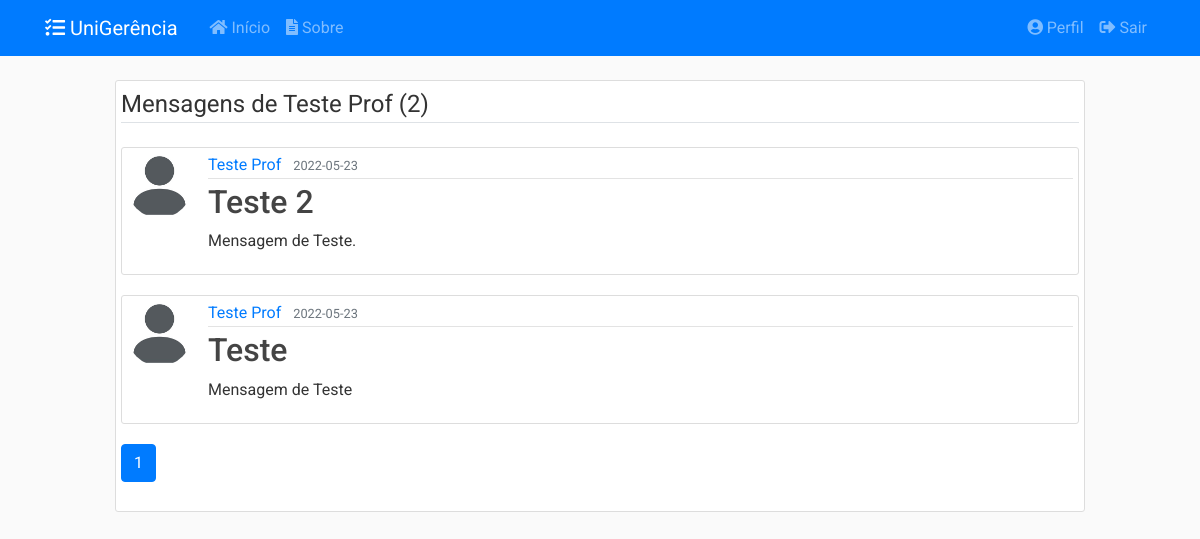
Screenshot of /usuarios/4/posts (signed in) with the database file from the repository.
### app/models/usuarios.py (models this page shows, shortened)
class Usuario(db.Model, UserMixin):
    __tablename__ = 'usuarios'
    __table_args__ = {'extend_existing': True}
    id = db.Column(db.Integer, primary_key=True)
    nome = db.Column(db.String(100), nullable=False)
    identificacao = db.Column(db.String(20), unique=True, nullable=False)
    email = db.Column(db.String(100), unique=True, nullable=False)
    senha = db.Column(db.String(60), nullable=False)
    data_cadastro = db.Column(db.DateTime, nullable=False,
                              default=datetime.now().astimezone(fuso_horario))
    data_atualizacao = db.Column(db.DateTime, nullable=True)
    tipo = db.Column(db.Enum(TipoUsuario), nullable=False)
    ativo = db.Column(db.Boolean, nullable=False, default=True)
    imagem_perfil = db.Column(db.String(20), nullable=False,
                              default='default.jpg')
    posts = db.relationship('Post', backref='autor',
                            foreign_keys='Post.usuario_id', lazy=True)
    recipiente = db.relationship('Post', backref='destinatario',
                                 foreign_keys='Post.destinatario_id', lazy=True)
    solicitacoes = db.relationship('Solicitacao', backref='autor', lazy=True)
    relatorios = db.relationship('Relatorio', backref='autor', lazy=True)
    def recupera_id(usuario_id):
        return Usuario.query.filter_by(id=usuario_id).filter_by(ativo=True).first_or_404()

### app/models/posts.py (models this page shows, shortened)
class Post(db.Model):
    __tablename__ = 'posts'
    __table_args__ = {'extend_existing': True}
    id = db.Column(db.Integer, primary_key=True)
    titulo = db.Column(db.String(100), nullable=False)
    data_postado = db.Column(db.DateTime, nullable=False,
                             default=datetime.now().astimezone(fuso_horario))
    data_atualizacao = db.Column(db.DateTime, nullable=True)
    conteudo = db.Column(db.Text, nullable=False)
    ativo = db.Column(db.Boolean, nullable=False, default=True)
    usuario_id = db.Column(db.Integer, db.ForeignKey('usuarios.id'),
                           nullable=False)
    destinatario_id = db.Column(db.Integer, db.ForeignKey('usuarios.id'),
                                nullable=True)
    def recupera_autor_paginado(usuario, pagina, num):
        return Post.query.filter_by(autor=usuario).order_by(
            Post.data_postado.desc()).paginate(page=pagina, per_page=num)

### app/controllers/usuarios.py (the view)
@usuarios.route("/<int:usuario_id>/posts", methods=['GET'])
@login_required
@admin_required
def posts_usuario(usuario_id):
    pagina = request.args.get('pagina', 1, type=int)
    usuario = Usuario.recupera_id(usuario_id)
    posts = Post.recupera_autor_paginado(usuario, pagina, 5)
    return render_template('usuarios/posts_usuario.html',
                           posts=posts, usuario=usuario)

### app/models/usuarios.py (called while the page is built)
@login_manager.user_loader
def load_user(user_id):
    return Usuario.query.get(int(user_id))

### app/utils.py (called while the page is built)
def admin_required(f):
    @wraps(f)
    def wrap(*args, **kwargs):
        if current_user.tipo.name == 'ADMIN':
            return f(*args, **kwargs)
        else:
            flash('Você não tem autorização para acessar esta página.', 'danger')
        return redirect(url_for('principal.inicio'))
    return wrap

### app/templates/usuarios/posts_usuario.html
{% extends "layout.html" %}
{% block detalhes %}
<div class="content-section">
    <legend class="border-bottom mb-4">Mensagens de {{ usuario.nome }} ({{ posts.total }})</legend>
    {% for post in posts.items %}
        <article class="media content-section">
            <img class="rounded-circle article-img" src="{{ url_for('static', filename='img_perfil/' + post.autor.imagem_perfil) }}">
            <div class="media-body">
            <div class="article-metadata">
                <a class="mr-2" href="{{ url_for('usuarios.posts_usuario', usuario_id=post.autor.id) }}">{{ post.autor.nome }}</a>
                <small class="text-muted">{{ post.data_postado.strftime('%Y-%m-%d') }}</small>
            </div>
            <h2><a class="article-title" href="{{ url_for('posts.post', post_id=post.id) }}">{{ post.titulo }}</a></h2>
            <p class="article-content">{{ post.conteudo }}</p>
            </div>
        </article>
    {% endfor %}
    <div class="row">
        <div class="col-md-11">
        {% for page_num in posts.iter_pages(left_edge=1, right_edge=1, left_current=1, right_current=2) %}
            {% if page_num %}
                {% if posts.page == page_num %}
                    <a class="btn btn-primary mb-4" href="{{ url_for('usuarios.posts_usuario', usuario_id=usuario.id, pagina=page_num) }}">{{ page_num }}</a>
                {% else %}
                    <a class="btn btn-outline-primary mb-4" href="{{ url_for('usuarios.posts_usuario', usuario_id=usuario.id, pagina=page_num) }}">{{ page_num }}</a>
                {% endif %}
            {% else %}
            ...
            {% endif %}
        {% endfor %}
        </div>
    </div>
</div>
{% endblock detalhes %}

### app/static/css/main.css (style rules this page uses)
body { background: #fafafad5; color: #333333; margin-top: 5rem; font-family: 'Roboto' !important; }
h1, h2, h3, h4, h5, h6 { color: #444444; }
html { scroll-behavior: smooth; }
.content-section { background: #ffffff; padding: 5px 5px; border: 1px solid #dddddd; border-radius: 3px; margin-bottom: 20px; }
.article-title { color: #444444; }
.article-content { white-space: pre-line; }
.article-img { height: 65px; width: 65px; margin-right: 16px; }
.article-metadata { padding-bottom: 1px; margin-bottom: 4px; border-bottom: 1px solid #e3e3e3 }

### rows the page displays
Usuario: nome "Teste Prof"
Post: imagem_perfil (placeholder picture), autor.nome "Teste Prof", data_postado "2022-05-23", titulo "Teste 2", conteudo "Mensagem de Teste."
Post: imagem_perfil (placeholder picture), autor.nome "Teste Prof", data_postado "2022-05-23", titulo "Teste", conteudo "Mensagem de Teste"

### other values shown
{{ posts.total }} "2"
{{ page_num }} "1"
